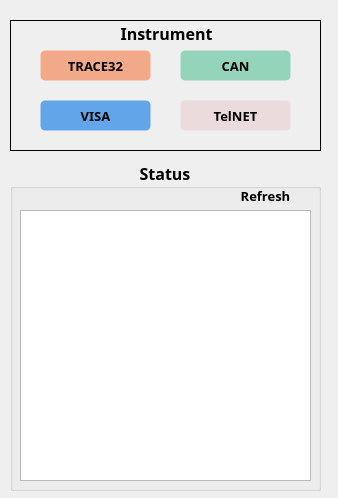
<?xml version="1.0" encoding="UTF-8"?>
<ui version="4.0">
 <class>Form</class>
 <widget class="QWidget" name="Form">
  <property name="geometry">
   <rect>
    <x>0</x>
    <y>0</y>
    <width>338</width>
    <height>498</height>
   </rect>
  </property>
  <property name="sizePolicy">
   <sizepolicy hsizetype="Expanding" vsizetype="Expanding">
    <horstretch>0</horstretch>
    <verstretch>0</verstretch>
   </sizepolicy>
  </property>
  <property name="windowTitle">
   <string>Form</string>
  </property>
  <widget class="QGroupBox" name="status_groupBox">
   <property name="geometry">
    <rect>
     <x>10</x>
     <y>160</y>
     <width>311</width>
     <height>331</height>
    </rect>
   </property>
   <property name="font">
    <font>
     <family>Arial Black</family>
     <pointsize>12</pointsize>
     <weight>75</weight>
     <bold>true</bold>
    </font>
   </property>
   <property name="styleSheet">
    <string notr="true"/>
   </property>
   <property name="title">
    <string>Status</string>
   </property>
   <property name="alignment">
    <set>Qt::AlignCenter</set>
   </property>
   <property name="flat">
    <bool>false</bool>
   </property>
   <widget class="QTableWidget" name="tbl_inst_status">
    <property name="geometry">
     <rect>
      <x>10</x>
      <y>50</y>
      <width>291</width>
      <height>271</height>
     </rect>
    </property>
    <property name="font">
     <font>
      <family>Arial Black</family>
      <pointsize>10</pointsize>
      <weight>75</weight>
      <bold>true</bold>
     </font>
    </property>
    <property name="styleSheet">
     <string notr="true"/>
    </property>
    <attribute name="horizontalHeaderCascadingSectionResizes">
     <bool>false</bool>
    </attribute>
    <attribute name="horizontalHeaderShowSortIndicator" stdset="0">
     <bool>false</bool>
    </attribute>
    <attribute name="horizontalHeaderStretchLastSection">
     <bool>false</bool>
    </attribute>
   </widget>
   <widget class="QPushButton" name="btn_Refresh">
    <property name="geometry">
     <rect>
      <x>210</x>
      <y>20</y>
      <width>91</width>
      <height>31</height>
     </rect>
    </property>
    <property name="font">
     <font>
      <family>Arial Black</family>
      <pointsize>10</pointsize>
      <weight>75</weight>
      <bold>true</bold>
     </font>
    </property>
    <property name="styleSheet">
     <string notr="true">QPushButton{
	color: black;
	border-radius: 5px;
	border: 1px solid transparent;
}
QPushButton::pressed{
background-color : blue; color: blue
}
QPushButton::hover{
background-color: lightblue;
}</string>
    </property>
    <property name="text">
     <string>Refresh</string>
    </property>
   </widget>
  </widget>
  <widget class="QGroupBox" name="Instrument_groupBox">
   <property name="geometry">
    <rect>
     <x>10</x>
     <y>20</y>
     <width>311</width>
     <height>131</height>
    </rect>
   </property>
   <property name="font">
    <font>
     <family>Arial Black</family>
     <pointsize>12</pointsize>
     <weight>75</weight>
     <bold>true</bold>
    </font>
   </property>
   <property name="styleSheet">
    <string notr="true">border: 1px solid black;</string>
   </property>
   <property name="title">
    <string>Instrument</string>
   </property>
   <property name="alignment">
    <set>Qt::AlignCenter</set>
   </property>
   <property name="flat">
    <bool>false</bool>
   </property>
   <widget class="QPushButton" name="btn_TRACE32">
    <property name="geometry">
     <rect>
      <x>30</x>
      <y>30</y>
      <width>111</width>
      <height>31</height>
     </rect>
    </property>
    <property name="font">
     <font>
      <family>Arial Black</family>
      <pointsize>10</pointsize>
      <weight>75</weight>
      <bold>true</bold>
     </font>
    </property>
    <property name="styleSheet">
     <string notr="true">QPushButton{
	color: black;
	background-color: rgba(245, 120, 66, 150);
	border-radius: 5px;
	border: 1px solid transparent;
}
QPushButton::pressed{
background-color : blue; color: blue
}
QPushButton::hover{
background-color: lightblue;
}</string>
    </property>
    <property name="text">
     <string>TRACE32</string>
    </property>
    <property name="checkable">
     <bool>false</bool>
    </property>
    <property name="checked">
     <bool>false</bool>
    </property>
   </widget>
   <widget class="QPushButton" name="btn_CAN">
    <property name="geometry">
     <rect>
      <x>170</x>
      <y>30</y>
      <width>111</width>
      <height>31</height>
     </rect>
    </property>
    <property name="font">
     <font>
      <family>Arial Black</family>
      <pointsize>10</pointsize>
      <weight>75</weight>
      <bold>true</bold>
     </font>
    </property>
    <property name="styleSheet">
     <string notr="true">QPushButton{
	color: black;
	background-color: rgba(83, 193, 152, 150);
	border-radius: 5px;
	border: 1px solid transparent;
}
QPushButton::pressed{
background-color : blue; color: blue
}
QPushButton::hover{
background-color: lightblue;
}</string>
    </property>
    <property name="text">
     <string>CAN</string>
    </property>
   </widget>
   <widget class="QPushButton" name="btn_Visa">
    <property name="geometry">
     <rect>
      <x>30</x>
      <y>80</y>
      <width>111</width>
      <height>31</height>
     </rect>
    </property>
    <property name="font">
     <font>
      <family>Arial Black</family>
      <pointsize>10</pointsize>
      <weight>75</weight>
      <bold>true</bold>
     </font>
    </property>
    <property name="styleSheet">
     <string notr="true">QPushButton{
	color: black;
	background-color: rgba(0, 115, 229, 150);
	border-radius: 5px;
	border: 1px solid transparent;
}
QPushButton::pressed{
background-color : blue; color: blue
}
QPushButton::hover{
background-color: lightblue;
}</string>
    </property>
    <property name="text">
     <string>VISA</string>
    </property>
   </widget>
   <widget class="QPushButton" name="btn_Telnet">
    <property name="geometry">
     <rect>
      <x>170</x>
      <y>80</y>
      <width>111</width>
      <height>31</height>
     </rect>
    </property>
    <property name="font">
     <font>
      <family>Arial Black</family>
      <pointsize>10</pointsize>
      <weight>75</weight>
      <bold>true</bold>
     </font>
    </property>
    <property name="styleSheet">
     <string notr="true">QPushButton{
	color: black;
	background-color: #ECDBDC;
	border-radius: 5px;
	border: 1px solid transparent;
}
QPushButton::pressed{
background-color : blue; color: blue
}
QPushButton::hover{
background-color: lightblue;
}</string>
    </property>
    <property name="text">
     <string>TelNET</string>
    </property>
   </widget>
  </widget>
 </widget>
 <resources/>
 <connections/>
</ui>
